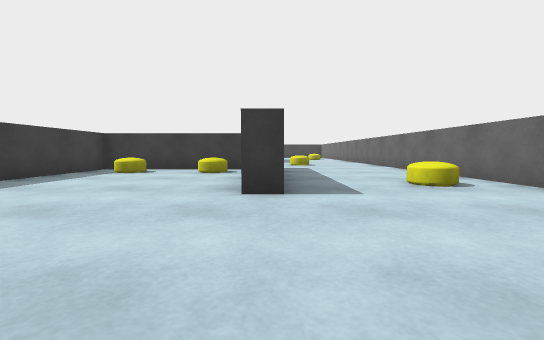
view 1 (above)

14 first-person views from a walk through a 3-D level made in the Unity game engine. The camera is 0.51 m above the floor, tilts 4° down and sees 90° across. The floor is counted in squares, 1 m on a side. Each view is taken from the middle of a square. On the plan, view 1 faces up. The plan holds only what a view shows up to about 9 squares ahead; the rest is blank. The place goes on beyond the plan. The player is left out.

view 2
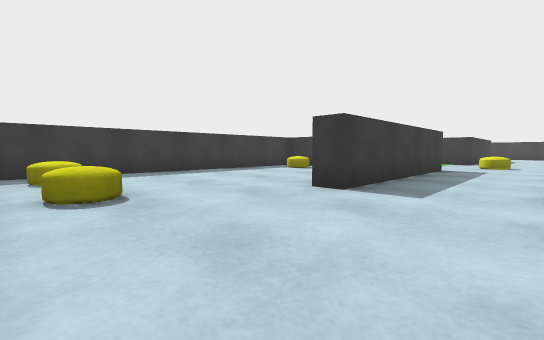

view 3
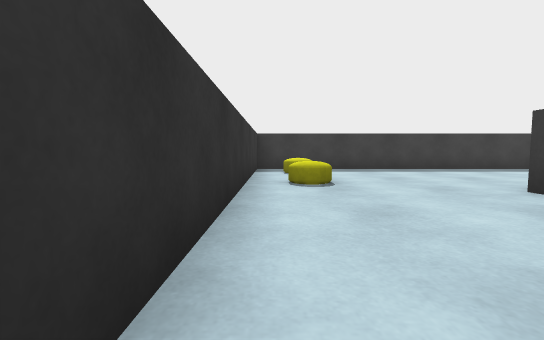

view 4
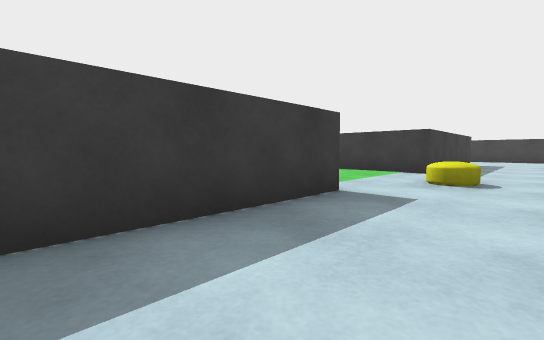

view 5
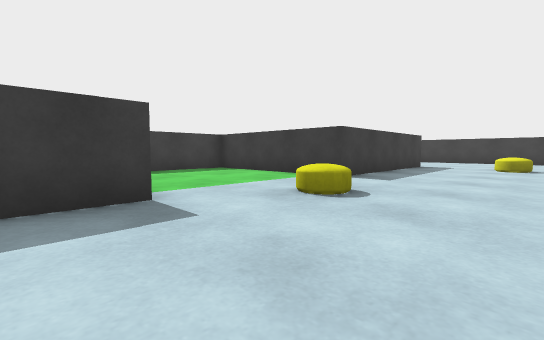

view 6
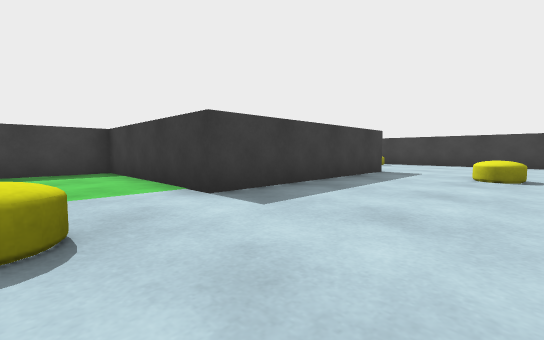

view 7
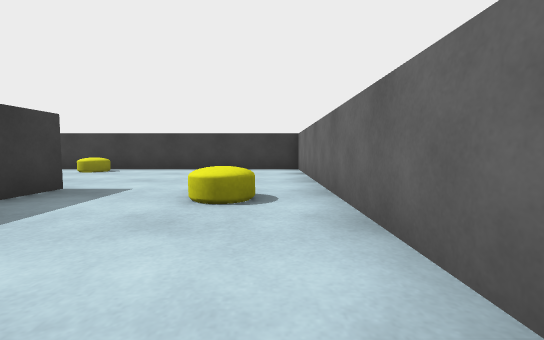

view 8
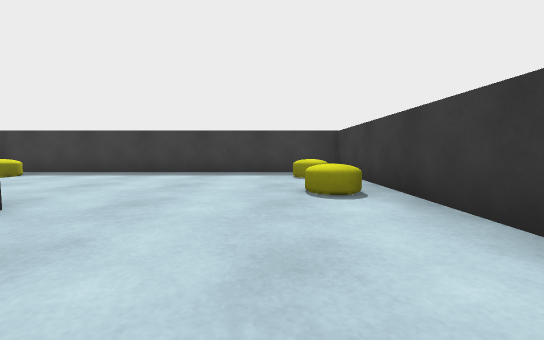

view 9
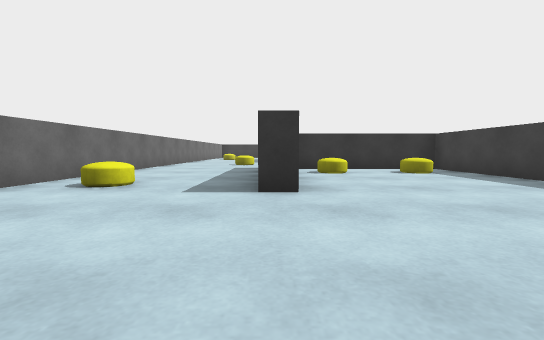

view 10
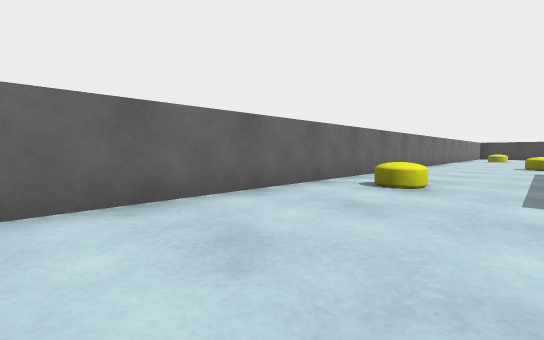

view 11
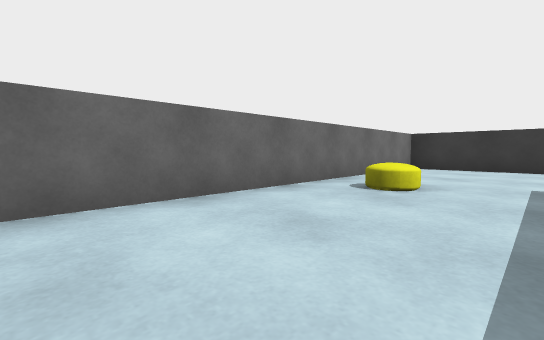

view 12
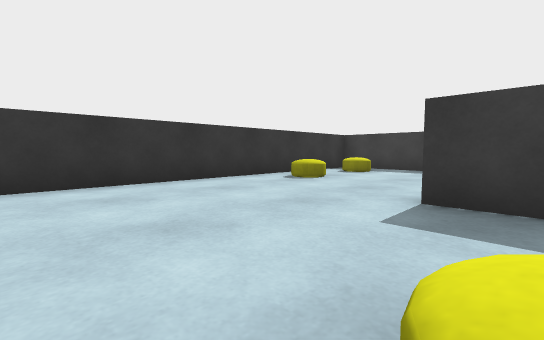

view 13
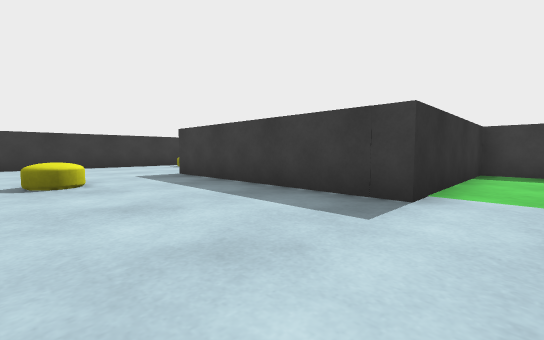

view 14
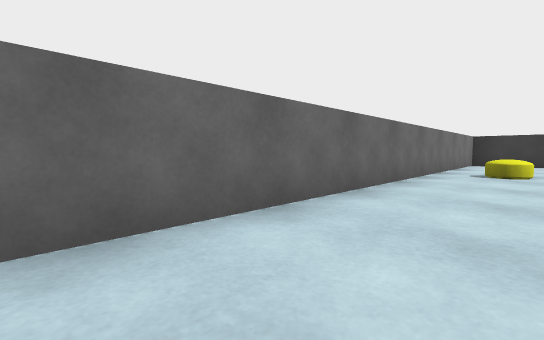

### Floor plan
Points are (right, up) in squares from view 1. A wall is a line through its corners. A room is listed if a view was taken in it or the views show most of it. See-through windows are left out.
Room 1 (views 1, 2, 3, 4, 5, 6, 7, 8, 9, 10, 11, 12, 13, 14)
walls: (-0.8, 7.6) (-4.6, 7.6) (-4.6, -0.4) (3.7, -0.4) (3.7, 20.6) (-4.6, 20.6) (-4.6, 12.3) (-0.8, 12.3); (-0.4, 16.7) (0.1, 16.7) (0.1, 11.8) (-3.9, 11.8) (-3.9, 8.1) (0.1, 8.1) (0.1, 3.2) (-0.4, 3.2)
objects: other object (-3, 1); other object (-3, 7); other object (-3, 14); other object (-3, 20); other object (-1, 1); other object (-1, 7); other object (-1, 14); other object (-1, 20); other object (1, 10); other object (2, 4); other object (2, 16)

Positions as (right, up) in squares from view 1, and headings:
1: (0, 0), facing up
2: (2, 0), facing up-left
3: (3, 0), facing left
4: (2, 5), facing up-left
5: (3, 7), facing up-left
6: (3, 10), facing up-left
7: (3, 13), facing up
8: (2, 19), facing left
9: (0, 20), facing down
10: (1, 20), facing down-right
11: (1, 8), facing down-right
12: (3, 4), facing down-left
13: (3, 9), facing down-left
14: (2, 11), facing down-right
